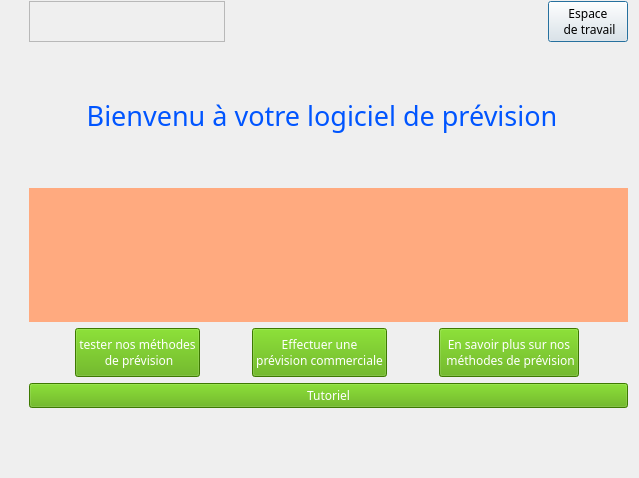
<?xml version="1.0" encoding="UTF-8"?>
<ui version="4.0">
 <class>Dialog</class>
 <widget class="QDialog" name="Dialog">
  <property name="geometry">
   <rect>
    <x>0</x>
    <y>0</y>
    <width>639</width>
    <height>478</height>
   </rect>
  </property>
  <property name="font">
   <font>
    <family>Niagara Solid</family>
    <italic>false</italic>
   </font>
  </property>
  <property name="windowTitle">
   <string>Dialog</string>
  </property>
  <property name="styleSheet">
   <string notr="true"/>
  </property>
  <widget class="QWidget" name="layoutWidget">
   <property name="geometry">
    <rect>
     <x>1</x>
     <y>1</y>
     <width>656</width>
     <height>461</height>
    </rect>
   </property>
   <layout class="QGridLayout" name="gridLayout">
    <item row="0" column="0">
     <layout class="QHBoxLayout" name="horizontalLayout_2">
      <item>
       <widget class="QFrame" name="frame">
        <property name="styleSheet">
         <string notr="true">image: url(:/newPrefix/back.qrc);</string>
        </property>
        <property name="frameShape">
         <enum>QFrame::StyledPanel</enum>
        </property>
        <property name="frameShadow">
         <enum>QFrame::Raised</enum>
        </property>
       </widget>
      </item>
      <item>
       <widget class="QLabel" name="label_2">
        <property name="text">
         <string/>
        </property>
       </widget>
      </item>
      <item alignment="Qt::AlignRight">
       <widget class="QPushButton" name="pushButton_6">
        <property name="text">
         <string>Espace
 de travail</string>
        </property>
       </widget>
      </item>
     </layout>
    </item>
    <item row="4" column="0">
     <layout class="QGridLayout" name="gridLayout_2">
      <item row="1" column="0">
       <widget class="QPushButton" name="pushButton_4">
        <property name="minimumSize">
         <size>
          <width>599</width>
          <height>0</height>
         </size>
        </property>
        <property name="styleSheet">
         <string notr="true">background-color: rgba(85, 170, 0.5);
font: 75 9pt &quot;MS Shell Dlg 2&quot;;
color: rgb(255, 255, 255);</string>
        </property>
        <property name="text">
         <string>Tutoriel</string>
        </property>
       </widget>
      </item>
      <item row="0" column="0">
       <layout class="QHBoxLayout" name="horizontalLayout">
        <item>
         <widget class="QPushButton" name="pushButton_3">
          <property name="sizePolicy">
           <sizepolicy hsizetype="Maximum" vsizetype="Minimum">
            <horstretch>0</horstretch>
            <verstretch>0</verstretch>
           </sizepolicy>
          </property>
          <property name="styleSheet">
           <string notr="true">background-color: rgba(85, 170, 0.5);
font: 75 9pt &quot;MS Shell Dlg 2&quot;;
color: rgb(255, 255, 255);</string>
          </property>
          <property name="text">
           <string>tester nos méthodes
 de prévision</string>
          </property>
         </widget>
        </item>
        <item>
         <widget class="QPushButton" name="pushButton">
          <property name="sizePolicy">
           <sizepolicy hsizetype="Maximum" vsizetype="Minimum">
            <horstretch>0</horstretch>
            <verstretch>0</verstretch>
           </sizepolicy>
          </property>
          <property name="styleSheet">
           <string notr="true">background-color: rgba(85, 170, 0.5);
font: 75 9pt &quot;MS Shell Dlg 2&quot;;
color: rgb(255, 255, 255);</string>
          </property>
          <property name="text">
           <string>Effectuer une 
prévision commerciale</string>
          </property>
          <property name="autoRepeat">
           <bool>false</bool>
          </property>
          <property name="autoExclusive">
           <bool>false</bool>
          </property>
         </widget>
        </item>
        <item>
         <widget class="QPushButton" name="pushButton_2">
          <property name="sizePolicy">
           <sizepolicy hsizetype="Maximum" vsizetype="Minimum">
            <horstretch>0</horstretch>
            <verstretch>0</verstretch>
           </sizepolicy>
          </property>
          <property name="styleSheet">
           <string notr="true">background-color: rgba(85, 170, 0.5);
font: 75 9pt &quot;MS Shell Dlg 2&quot;;
color: rgb(255, 255, 255);</string>
          </property>
          <property name="text">
           <string>En savoir plus sur nos
 méthodes de prévision</string>
          </property>
          <property name="autoExclusive">
           <bool>false</bool>
          </property>
          <property name="autoRepeatInterval">
           <number>97</number>
          </property>
          <property name="autoDefault">
           <bool>true</bool>
          </property>
          <property name="flat">
           <bool>false</bool>
          </property>
         </widget>
        </item>
       </layout>
      </item>
      <item row="2" column="0">
       <widget class="QLabel" name="label_3">
        <property name="text">
         <string/>
        </property>
       </widget>
      </item>
     </layout>
    </item>
    <item row="2" column="0">
     <widget class="QLabel" name="label">
      <property name="maximumSize">
       <size>
        <width>586</width>
        <height>16777215</height>
       </size>
      </property>
      <property name="font">
       <font>
        <family>MV Boli</family>
        <pointsize>20</pointsize>
        <weight>50</weight>
        <italic>false</italic>
        <bold>false</bold>
       </font>
      </property>
      <property name="styleSheet">
       <string notr="true">color: rgb(0, 85, 255);
font: 20pt &quot;MV Boli&quot;;</string>
      </property>
      <property name="text">
       <string>Bienvenu à votre logiciel de prévision</string>
      </property>
      <property name="alignment">
       <set>Qt::AlignCenter</set>
      </property>
     </widget>
    </item>
    <item row="3" column="0">
     <widget class="QLabel" name="label_4">
      <property name="styleSheet">
       <string notr="true">image: url(:/image/logo_centrale.jpg);
background-color: rgb(255, 170, 127);</string>
      </property>
      <property name="text">
       <string/>
      </property>
     </widget>
    </item>
   </layout>
  </widget>
 </widget>
 <resources>
  <include location="ressource.qrc"/>
 </resources>
 <connections/>
</ui>
